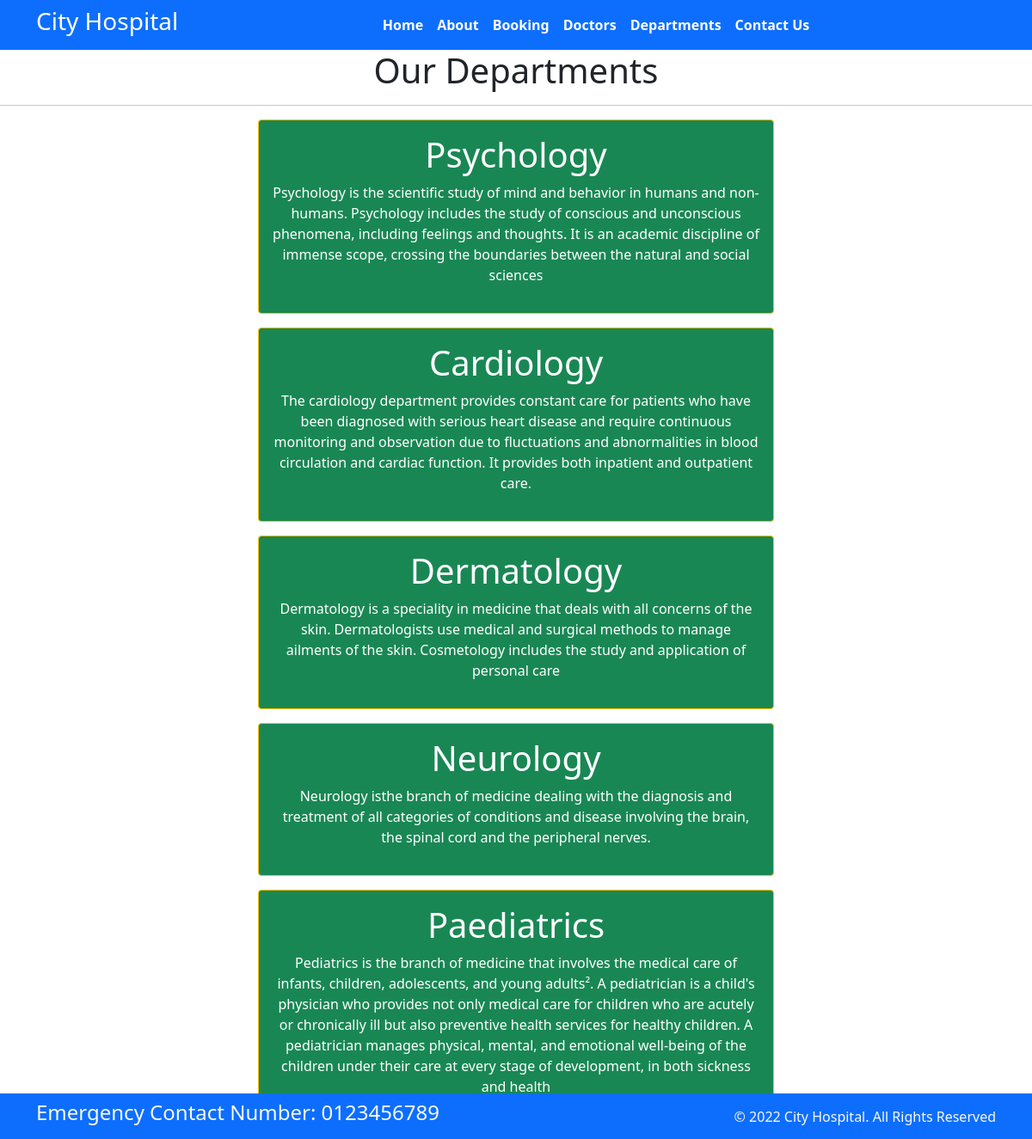
Screenshot of /department with the database file from the repository.
### home/models.py (models this page shows, shortened)
class Departments(models.Model):
    dep_name=models.CharField(max_length=100)
    dep_description=models.TextField()

### home/views.py (the view)
# urls.py: path('department', views.department,name='department'),
def department(request):
    dict_dept={
        'dept':Departments.objects.all()
    }
    return render(request,'department.html',dict_dept)

### templates/department.html (shortened to what this page needs)
{%extends 'base.html' %}
{%block content%}
<h1 class="text-center">Our Departments</h1>
<hr>
{%for d in dept%}
<div class="mx-auto w-50 bg-success text-center text-white p-3 my-3 border border-warning rounded">
    <h1>{{ d.dep_name }}</h1>
    <p>{{ d.dep_description }}</p>
</div>
{% endfor %}
{%endblock%}

### rows the page displays
Departments: dep_name "Psychology", dep_description "Psychology is the scientific study of mind and behavior in humans and non-humans. Psychology includes the study of conscious and unconscious phenomena, including feelings and thoughts. It is an academic discipline of immense scope, crossing the boundaries between the natural and social sciences"
Departments: dep_name "Cardiology", dep_description "The cardiology department provides constant care for patients who have been diagnosed with serious heart disease and require continuous monitoring and observation due to fluctuations and abnormalities in blood circulation and cardiac function. It provides both inpatient and outpatient care."
Departments: dep_name "Dermatology", dep_description "Dermatology is a speciality in medicine that deals with all concerns of the skin. Dermatologists use medical and surgical methods to manage ailments of the skin. Cosmetology includes the study and application of personal care"
Departments: dep_name "Neurology", dep_description "Neurology isthe branch of medicine dealing with the diagnosis and treatment of all categories of conditions and disease involving the brain, the spinal cord and the peripheral nerves."
Departments: dep_name "Paediatrics", dep_description "Pediatrics is the branch of medicine that involves the medical care of infants, children, adolescents, and young adults². A pediatrician is a child's physician who provides not only medical care for children who are acutely or chronically ill but also preventive health services for healthy children. A pediatrician manages physical, mental, and emotional well-being of the children under their care at every stage of development, in both sickness and health"
